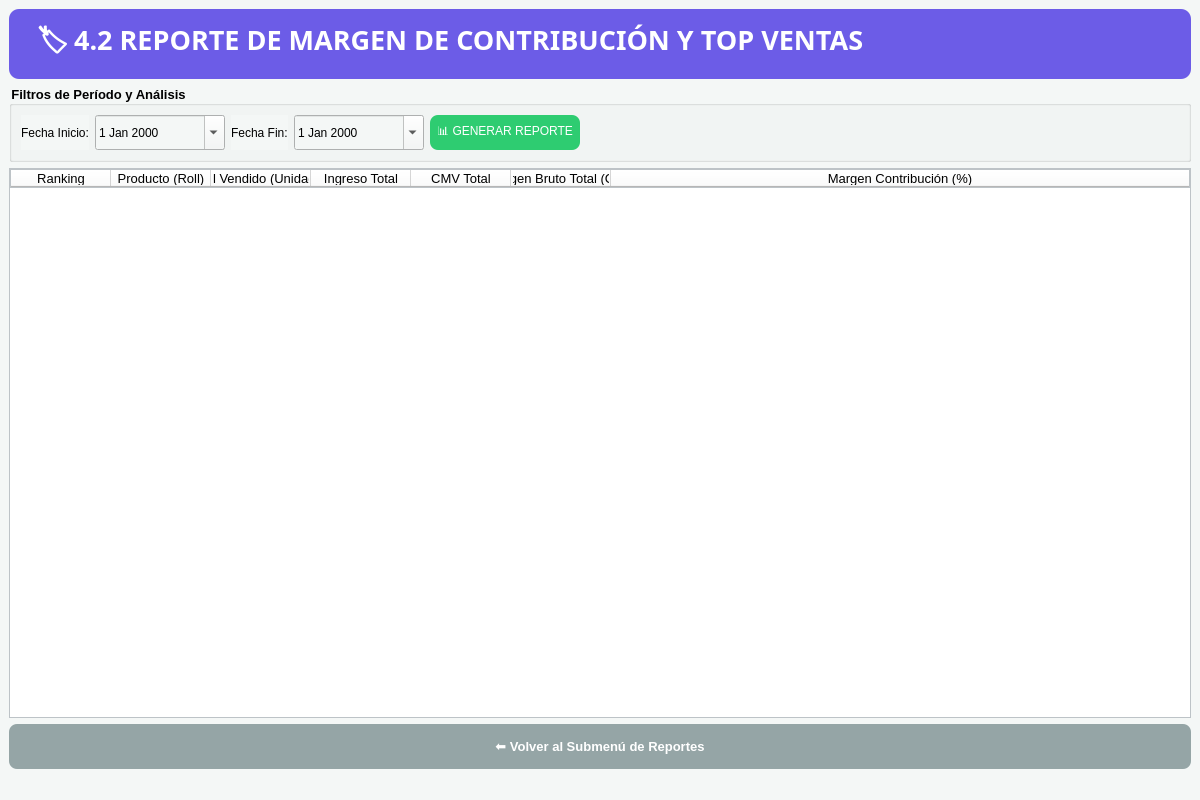
<?xml version="1.0" encoding="UTF-8"?>
<ui version="4.0">
 <class>MainWindow</class>
 <widget class="QMainWindow" name="MainWindow">
  <property name="geometry">
   <rect>
    <x>0</x>
    <y>0</y>
    <width>1200</width>
    <height>800</height>
   </rect>
  </property>
  <property name="windowTitle">
   <string>4.2 Análisis de Margen y Top Ventas - Atai Sushi SIG</string>
  </property>
  <property name="styleSheet">
   <string notr="true">background-color: #f4f7f6;</string>
  </property>
  <widget class="QWidget" name="centralwidget">
   <layout class="QGridLayout" name="gridLayout_main">
    <item row="0" column="0" colspan="2">
     <widget class="QLabel" name="label_header">
      <property name="minimumSize">
       <size>
        <width>0</width>
        <height>70</height>
       </size>
      </property>
      <property name="font">
       <font>
        <family>Segoe UI Black</family>
        <pointsize>20</pointsize>
        <weight>75</weight>
        <bold>true</bold>
       </font>
      </property>
      <property name="styleSheet">
       <string notr="true">background-color: #6c5ce7; color: white; border-radius: 10px; padding-left: 20px;</string>
      </property>
      <property name="text">
       <string>🏷️ 4.2 REPORTE DE MARGEN DE CONTRIBUCIÓN Y TOP VENTAS</string>
      </property>
     </widget>
    </item>
    <item row="1" column="0" colspan="2">
     <widget class="QGroupBox" name="groupBox_filtros">
      <property name="title">
       <string>Filtros de Período y Análisis</string>
      </property>
      <property name="font">
       <font>
        <pointsize>10</pointsize>
        <weight>75</weight>
        <bold>true</bold>
       </font>
      </property>
      <layout class="QHBoxLayout" name="horizontalLayout">
       <item>
        <widget class="QLabel" name="label_desde">
         <property name="text">
          <string>Fecha Inicio:</string>
         </property>
        </widget>
       </item>
       <item>
        <widget class="QDateEdit" name="dateEdit_inicio">
         <property name="minimumSize">
          <size>
           <width>130</width>
           <height>35</height>
          </size>
         </property>
         <property name="calendarPopup">
          <bool>true</bool>
         </property>
        </widget>
       </item>
       <item>
        <widget class="QLabel" name="label_hasta">
         <property name="text">
          <string>Fecha Fin:</string>
         </property>
        </widget>
       </item>
       <item>
        <widget class="QDateEdit" name="dateEdit_fin">
         <property name="minimumSize">
          <size>
           <width>130</width>
           <height>35</height>
          </size>
         </property>
         <property name="calendarPopup">
          <bool>true</bool>
         </property>
        </widget>
       </item>
       <item>
        <widget class="QPushButton" name="boton_generar_reporte">
         <property name="minimumSize">
          <size>
           <width>150</width>
           <height>35</height>
          </size>
         </property>
         <property name="styleSheet">
          <string notr="true">background-color: #2ecc71; color: white; border-radius: 8px;</string>
         </property>
         <property name="text">
          <string>📊 GENERAR REPORTE</string>
         </property>
        </widget>
       </item>
       <item>
        <spacer name="horizontalSpacer">
         <property name="orientation">
          <enum>Qt::Horizontal</enum>
         </property>
         <property name="sizeHint" stdset="0">
          <size>
           <width>40</width>
           <height>20</height>
          </size>
         </property>
        </spacer>
       </item>
      </layout>
     </widget>
    </item>
    <item row="2" column="0" colspan="2">
     <widget class="QTableWidget" name="tabla_margen_ventas">
      <property name="minimumSize">
       <size>
        <width>0</width>
        <height>550</height>
       </size>
      </property>
      <property name="styleSheet">
       <string notr="true">background-color: white; border: 1px solid #bdc3c7; font-size: 10pt;</string>
      </property>
      <attribute name="horizontalHeaderStretchLastSection">
       <bool>true</bool>
      </attribute>
      <column>
       <property name="text">
        <string>Ranking</string>
       </property>
      </column>
      <column>
       <property name="text">
        <string>Producto (Roll)</string>
       </property>
      </column>
      <column>
       <property name="text">
        <string>Total Vendido (Unidades)</string>
       </property>
      </column>
      <column>
       <property name="text">
        <string>Ingreso Total</string>
       </property>
      </column>
      <column>
       <property name="text">
        <string>CMV Total</string>
       </property>
      </column>
      <column>
       <property name="text">
        <string>Margen Bruto Total (CLP)</string>
       </property>
      </column>
      <column>
       <property name="text">
        <string>Margen Contribución (%)</string>
       </property>
      </column>
     </widget>
    </item>
    <item row="3" column="0" colspan="2">
     <widget class="QPushButton" name="boton_volver_submenu">
      <property name="minimumSize">
       <size>
        <width>0</width>
        <height>45</height>
       </size>
      </property>
      <property name="font">
       <font>
        <pointsize>10</pointsize>
        <weight>75</weight>
        <bold>true</bold>
       </font>
      </property>
      <property name="styleSheet">
       <string notr="true">background-color: #95a5a6; color: white; border-radius: 8px;</string>
      </property>
      <property name="text">
       <string>⬅️ Volver al Submenú de Reportes</string>
      </property>
     </widget>
    </item>
   </layout>
  </widget>
  <widget class="QStatusBar" name="statusbar"/>
 </widget>
 <resources/>
 <connections/>
</ui>
